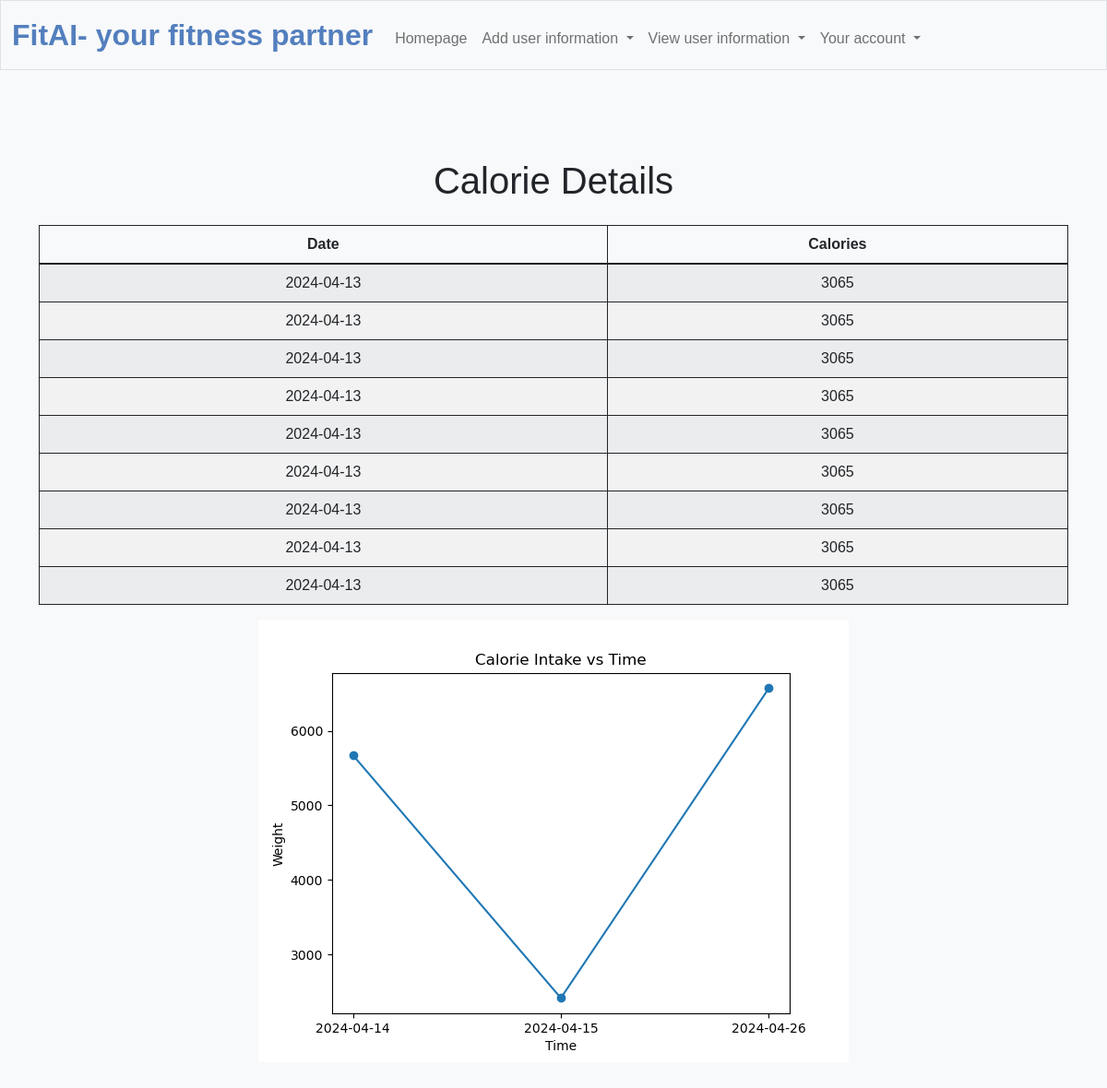
Screenshot of /view_calories (signed in) with the database file from the repository.
### tables this page shows
CREATE TABLE calorie_details (
    id INTEGER PRIMARY KEY AUTOINCREMENT,
    user_id INTEGER,
    calories INTEGER,
    date_log TEXT,
    FOREIGN KEY (user_id) REFERENCES user(id)
);

### app.py (the view)
@app.route("/view_calories")
@login_required
def view_calories():
    calorie_details = db.execute("SELECT * FROM calorie_details WHERE user_id = ? ORDER BY date_log ASC", session["user_id"])
    x = list(db.execute("SELECT date_log FROM calorie_details WHERE user_id = ? ORDER BY date_log ASC", session["user_id"]))
    y = list(db.execute("SELECT calories FROM calorie_details WHERE user_id = ? ORDER BY date_log ASC", session["user_id"]))
    x = [date['date_log'] for date in x]
    y = [cal['calories'] for cal in y]
    print (x)
    print (y)
    plt.figure()
    plt.plot(x, y, marker='o', linestyle='-')  # 'o' marker for data points, '-' linestyle for lines
    plt.xlabel('Time')
    plt.ylabel('Weight')
    plt.title('Calorie Intake vs Time')
    current_directory = os.getcwd()
    plot_file_path = os.path.join(current_directory,"static",'plot_calories.png')
    file_path = plot_file_path  # Specify the path to your file
    if os.path.exists(file_path):
        os.remove(file_path)
        print(f"The file '{file_path}' has been deleted.")
    else:
        print(f"The file '{file_path}' does not exist.")
    plt.savefig(plot_file_path)
    return render_template("view_calories.html", calorie_details=calorie_details, plot_file_path=plot_file_path)

### app.py (called while the page is built)
@app.after_request
def after_request(response):
    response.headers["Cache-Control"] = "no-cache, no-store, must-revalidate"
    response.headers["Expires"] = 0
    response.headers["Pragma"] = "no-cache"
    return response

### helpers.py (called while the page is built)
def login_required(f):
    @wraps(f)
    def decorated_function(*args, **kwargs):
        if session.get("user_id") is None:
            return redirect("/login")
        return f(*args, **kwargs)
    return decorated_function

### templates/view_calories.html (shortened to what this page needs)
{% extends "layout.html" %}
{% block main %}
<div class="container mt-5">
    <h1 class="text-center mb-4">Calorie Details</h1>
    <table class="table table-striped">
        <thead>
            <tr>
                <th>Date</th>
                <th>Calories</th>
            </tr>
        </thead>
        <tbody>
            {% for detail in calorie_details %}
            <tr>
                <td>{{ detail.date_log }}</td>
                <td>{{ detail.calories }}</td>
            </tr>
            {% endfor %}
        </tbody>
    </table>
    <img src="{{ url_for('static', filename='plot_calories.png') }}" alt="Plot">
</div>
{% endblock %}

### static/styles.css (style rules this page uses)
table, td, th { border: 1px solid; }
td { text-align: center; }
tr:nth-child(even) { background-color: #f2f2f2; }

### templates/layout.html (style rules this page uses)
body { background-color: #f8f9fa; font-family: 'Arial', sans-serif; }

### rows the page displays
calorie_details: date_log "2024-04-13", calories "3065"
calorie_details: date_log "2024-04-13", calories "3065"
calorie_details: date_log "2024-04-13", calories "3065"
calorie_details: date_log "2024-04-13", calories "3065"
calorie_details: date_log "2024-04-13", calories "3065"
calorie_details: date_log "2024-04-13", calories "3065"
calorie_details: date_log "2024-04-13", calories "3065"
calorie_details: date_log "2024-04-13", calories "3065"
calorie_details: date_log "2024-04-13", calories "3065"
